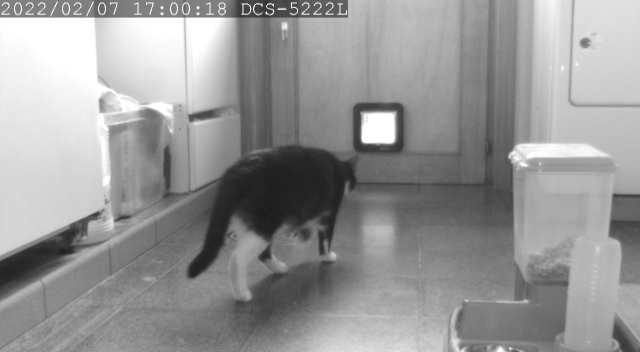
#> input picture classificatie/buiten/20220207_170018.jpg, 640 x 352 px
$ jupyter execute --allow-errors import_data.ipynb
#> lines starting #> are read from the running program, lines starting #| are printed output that depends on the picture
[cell 1]
from imageio import imread
import os
from skimage.transform import resize
import numpy as np
import pandas as pd

[cell 2]
def load_and_flatten_image(imagePath):
#> called with imagePath = 'classificatie/buiten/20220207_170018.jpg'
    image = imread(imagePath)
#> image is the input picture: shape (352, 640, 3); min 23, max 255, mean 150.9
    small_image = resize(image, (44, 80))
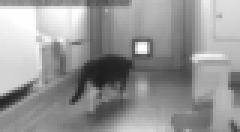
#> small_image: shape (44, 80, 3) float64 (shown 3 times larger); min 0.121, max 1, mean 0.592
    image_single_channel = small_image[:,:,0]
    image_array = image_single_channel.flatten()
#> image_array = 3520 values, max 1 at index 407, min 0.121 at index 2113, mean 0.592
    return image_array
